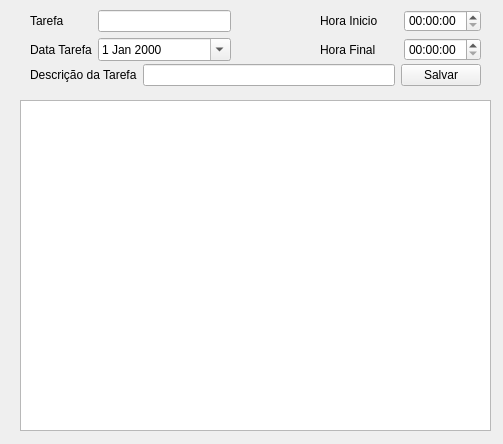
<?xml version="1.0" encoding="UTF-8"?>
<ui version="4.0">
 <class>qtPrincipal</class>
 <widget class="QWidget" name="qtPrincipal">
  <property name="geometry">
   <rect>
    <x>0</x>
    <y>0</y>
    <width>503</width>
    <height>444</height>
   </rect>
  </property>
  <property name="windowTitle">
   <string>Principal</string>
  </property>
  <widget class="QWidget" name="gridLayoutWidget">
   <property name="geometry">
    <rect>
     <x>30</x>
     <y>10</y>
     <width>201</width>
     <height>51</height>
    </rect>
   </property>
   <layout class="QGridLayout" name="gridLayout">
    <item row="0" column="0">
     <widget class="QLabel" name="label_id_tarefa">
      <property name="text">
       <string>Tarefa</string>
      </property>
     </widget>
    </item>
    <item row="1" column="1">
     <widget class="QDateEdit" name="campo_data_tarefa">
      <property name="enabled">
       <bool>true</bool>
      </property>
      <property name="specialValueText">
       <string/>
      </property>
      <property name="accelerated">
       <bool>false</bool>
      </property>
      <property name="keyboardTracking">
       <bool>true</bool>
      </property>
      <property name="calendarPopup">
       <bool>true</bool>
      </property>
      <property name="timeSpec">
       <enum>Qt::LocalTime</enum>
      </property>
     </widget>
    </item>
    <item row="1" column="0">
     <widget class="QLabel" name="label_data_tarefa">
      <property name="text">
       <string>Data Tarefa</string>
      </property>
     </widget>
    </item>
    <item row="0" column="1">
     <widget class="QLineEdit" name="campo_tarefa">
      <property name="inputMask">
       <string>##########</string>
      </property>
     </widget>
    </item>
   </layout>
  </widget>
  <widget class="QWidget" name="gridLayoutWidget_2">
   <property name="geometry">
    <rect>
     <x>320</x>
     <y>10</y>
     <width>161</width>
     <height>51</height>
    </rect>
   </property>
   <layout class="QGridLayout" name="gridLayout_2">
    <item row="1" column="1">
     <widget class="QTimeEdit" name="campo_hora_inicio"/>
    </item>
    <item row="2" column="0">
     <widget class="QLabel" name="label_hora_final">
      <property name="text">
       <string>Hora Final</string>
      </property>
     </widget>
    </item>
    <item row="2" column="1">
     <widget class="QTimeEdit" name="campo_hora_final"/>
    </item>
    <item row="1" column="0">
     <widget class="QLabel" name="label_hora_inicio">
      <property name="text">
       <string>Hora Inicio</string>
      </property>
     </widget>
    </item>
   </layout>
  </widget>
  <widget class="QTableView" name="lista_tarefas">
   <property name="geometry">
    <rect>
     <x>20</x>
     <y>100</y>
     <width>471</width>
     <height>331</height>
    </rect>
   </property>
  </widget>
  <widget class="QWidget" name="gridLayoutWidget_3">
   <property name="geometry">
    <rect>
     <x>30</x>
     <y>60</y>
     <width>451</width>
     <height>31</height>
    </rect>
   </property>
   <layout class="QGridLayout" name="gridLayout_3">
    <item row="0" column="1">
     <widget class="QLineEdit" name="campo_descricao_tarefa"/>
    </item>
    <item row="0" column="2">
     <widget class="QPushButton" name="btn_salvar_dados">
      <property name="text">
       <string>Salvar</string>
      </property>
     </widget>
    </item>
    <item row="0" column="0">
     <widget class="QLabel" name="label_descricao_tarefa">
      <property name="text">
       <string>Descrição da Tarefa</string>
      </property>
     </widget>
    </item>
   </layout>
  </widget>
 </widget>
 <resources/>
 <connections>
  <connection>
   <sender>btn_salvar_dados</sender>
   <signal>clicked()</signal>
   <receiver>qtPrincipal</receiver>
   <slot>salvar_dados()</slot>
   <hints>
    <hint type="sourcelabel">
     <x>436</x>
     <y>31</y>
    </hint>
    <hint type="destinationlabel">
     <x>500</x>
     <y>31</y>
    </hint>
   </hints>
  </connection>
 </connections>
 <slots>
  <slot>salvar_dados()</slot>
 </slots>
</ui>
